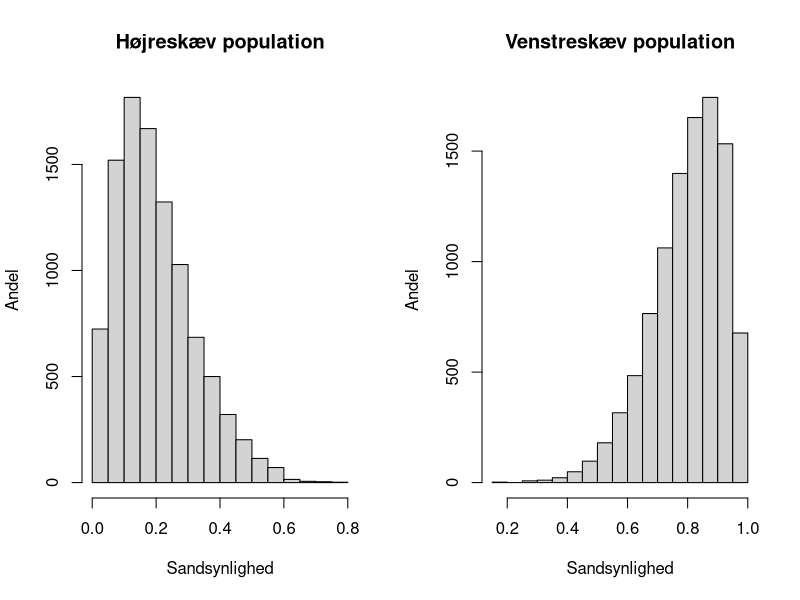
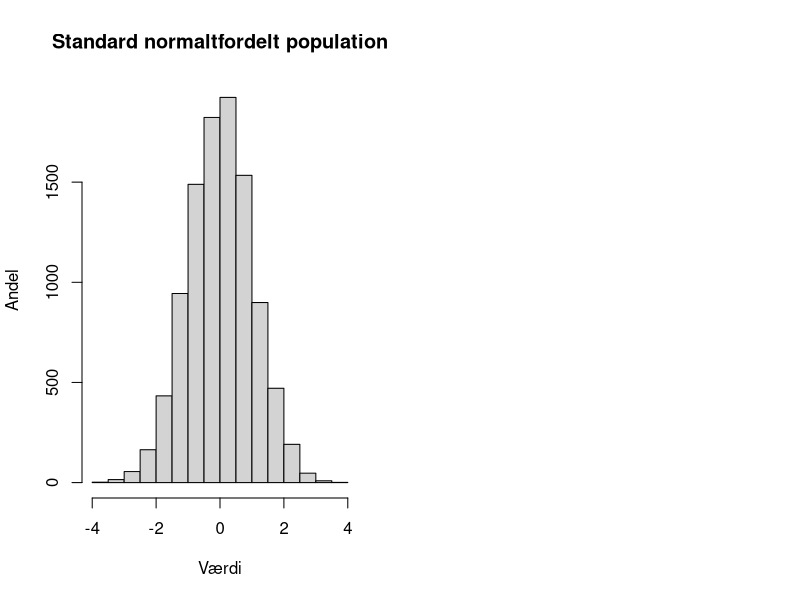

Write the R code that produced these figures, in order.
## ---- chunk 1
set.seed(1)

n <- 10000

pop_hs <- rbeta(n, 2, 8) # Højreskæv population
pop_vs <- rbeta(n, 8, 2) # Venstreskæv population
## ---- chunk 2
par(mfrow=c(1,2))
hist(pop_hs, main = "Højreskæv population", ylab = "Andel", xlab = "Sandsynlighed")
hist(pop_vs, main = "Venstreskæv population", ylab = "Andel", xlab = "Sandsynlighed")
## ---- chunk 3
pop_z <- rnorm(n) # Standard normaltfordelt population
## ---- chunk 4
hist(pop_z, main = "Standard normaltfordelt population", ylab = "Andel", xlab = "Værdi")
